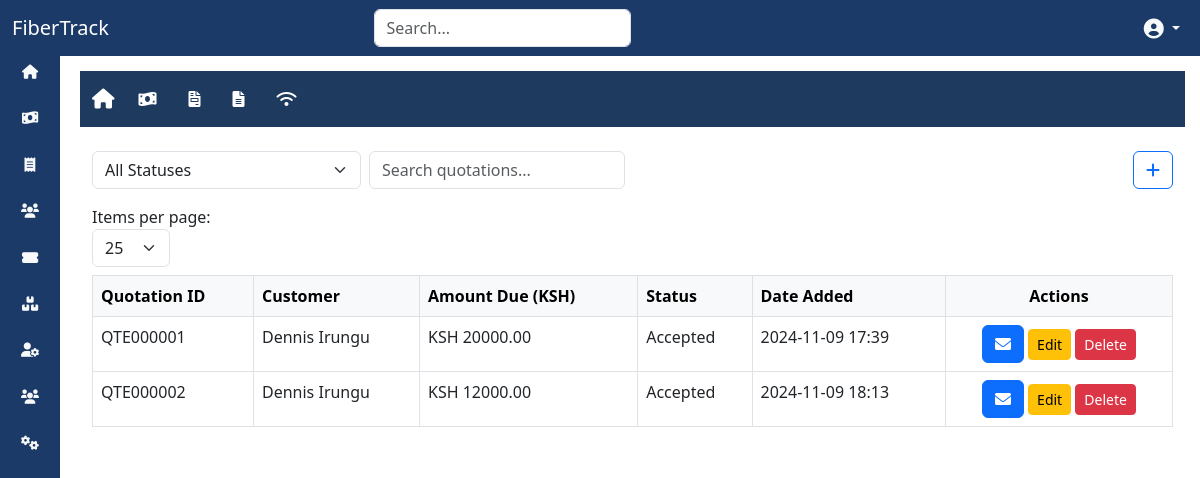
Before: /billing/quotations/ (signed in) with the older database file.
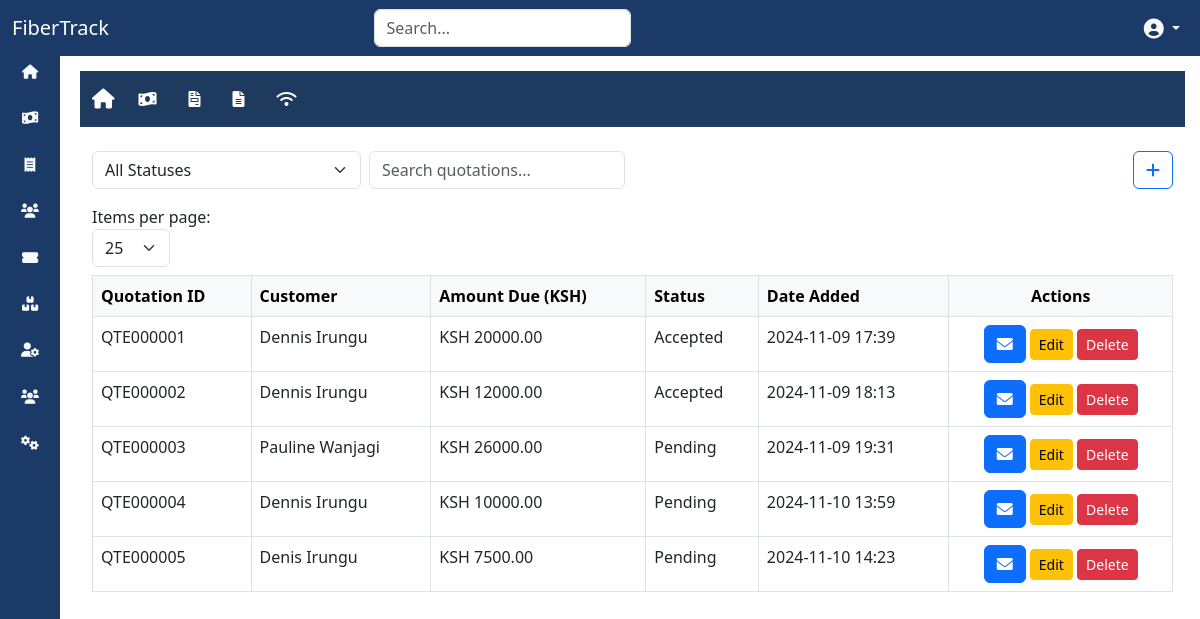
After: the same page with the newer database file.
### billing/models.py (models this page shows, shortened)
class Quotation(models.Model):
    quotation_id = models.CharField(max_length=20, unique=True, blank=True, editable=False)
    customer = models.ForeignKey('customers.Customer', on_delete=models.CASCADE, to_field='customer_id')
    amount_due = models.DecimalField(max_digits=10, decimal_places=2, default=0)
    status = models.CharField(
        max_length=10,
        choices=[('pending', 'Pending'), ('accepted', 'Accepted'), ('rejected', 'Rejected')],
        default='pending'
    )
    time_added = models.DateTimeField(auto_now_add=True)

### customers/models.py (models this page shows, shortened)
class Customer(models.Model):
    customer_id = models.CharField(max_length=20, unique=True, blank=True, db_index=True)  # Auto-generated field
    first_name = models.CharField(max_length=255)
    last_name = models.CharField(max_length=255)
    contact_number = models.CharField(max_length=20, blank=True, null=True)
    email = models.EmailField(blank=True, null=True)
    pppoe_username = models.CharField(max_length=50, blank=True)  # Can be autogenerated or manually adjusted
    pppoe_password = models.CharField(max_length=50, blank=True)  # Can be autogenerated or manually adjusted
    billing_address = models.TextField(blank=True, null=True)
    coordinates = models.CharField(max_length=50, blank=True, null=True, help_text="Format: 'latitude,longitude'")
    date_created = models.DateTimeField(auto_now_add=True)
    account_balance = models.DecimalField(max_digits=10, decimal_places=2, default=0)
    credit = models.DecimalField(max_digits=10, decimal_places=2, default=0)
    outstanding_amount = models.DecimalField(max_digits=10, decimal_places=2, default=0)
    subscription_plan = models.ForeignKey(
        SubscriptionPlan, on_delete=models.SET_NULL, null=True, blank=True, related_name='customers'
    )

### billing/views.py (the view)
# urls.py: path('quotations/', QuotationListView.as_view(), name='quotation_list'),
class QuotationListView(LoginRequiredMixin, ListView):
    model = Quotation
    template_name = 'billing/quotation_list.html'
    login_url = '/auth_app/login/'
    def get_queryset(self):
        queryset = super().get_queryset()
        query = self.request.GET.get('q')
        if query:
            queryset = queryset.filter(
                Q(customer__first_name__icontains=query) |
                Q(customer__last_name__icontains=query) |
                Q(id__icontains=query)
            )
        status = self.request.GET.get('status')
        if status and status != 'all':
            queryset = queryset.filter(status=status)
        sort_by = self.request.GET.get('sort_by', 'id')
        sort_order = self.request.GET.get('sort_order', 'asc')
        if sort_order == 'desc':
            sort_by = f'-{sort_by}'
        queryset = queryset.order_by(sort_by)
        return queryset
    def get_context_data(self, **kwargs):
        context = super().get_context_data(**kwargs)
        context['query'] = self.request.GET.get('q', '')
        context['status_filter'] = self.request.GET.get('status', 'all')
        context['sort_by'] = self.request.GET.get('sort_by', 'id')
        context['sort_order'] = self.request.GET.get('sort_order', 'asc')
        return context

### billing/templates/billing/quotation_list.html (shortened to what this page needs)
{% extends "base.html" %}
{% block content %}
{% include 'billing/billing_navbar.html' %}
<div class="container mt-4">
    <div class="d-flex justify-content-between align-items-center mb-3">
        <form method="get" class="d-flex w-50">
            <select name="status" class="form-select me-2" onchange="this.form.submit()">
                <option value="all" {% if status_filter == 'all' %}selected{% endif %}>All Statuses</option>
            </select>
            <input type="text" name="q" class="form-control me-2" placeholder="Search quotations..." value="{{ query }}" oninput="this.form.submit()">
        </form>
         <a class="btn btn-outline-primary" href="{% url 'select_customer' %}" title="Create new quotation">
                <i class="fas fa-plus"></i>
            </a>
    </div>
    <div class="mb-2">
        <label for="perPage" class="me-2">Items per page:</label>
        <select id="perPage" class="form-select w-auto" onchange="updatePagination()">
            <option value="25" {% if per_page == 25 %}selected{% endif %}>25</option>
        </select>
    </div>
    <div class="table-responsive">
        <table class="table table-bordered table-hover">
            <thead class="table-light">
                <tr>
                    <th>Quotation ID</th>
                    <th>Customer</th>
                    <th>Amount Due (KSH)</th>
                    <th>Status</th>
                    <th>Date Added</th>
                    <th class="text-center">Actions</th>
                </tr>
            </thead>
            <tbody id="quotationTableBody">
                {% for quotation in object_list %}
                <tr class="clickable-row" data-href="{% url 'quotation_detail' quotation.quotation_id %}">
                    <td>{{ quotation.quotation_id }}</td>
                    <td>{{ quotation.customer.first_name }} {{ quotation.customer.last_name }}</td>
                    <td>KSH {{ quotation.amount_due }}</td>
                    <td>{{ quotation.get_status_display }}</td>
                    <td>{{ quotation.time_added|date:"Y-m-d H:i" }}</td>
                    <td class="text-center">
                        <a href="{% url 'send_quotation_email' quotation.quotation_id %}" class="btn btn-primary">
                            <i class="fas fa-envelope"></i>
                        </a>
                        <a href="{% url 'quotation_update' quotation.quotation_id %}" class="btn btn-warning btn-sm">Edit</a>
                        <button type="button" class="btn btn-danger btn-sm" data-bs-toggle="modal" data-bs-target="#deleteQuotationModal{{ quotation.quotation_id }}">Delete</button>
                    </td>
                </tr>
                {% empty %}
                <tr>
                    <td colspan="6" class="text-center">No quotations found.</td>
                </tr>
                {% endfor %}
            </tbody>
        </table>
    </div>
</div>
{% endblock %}

### templates/base.html (shortened to what this page needs)
<!DOCTYPE html>
{% load static %}
<html lang="en">
<head>
    <link rel="stylesheet" href="{% static 'css/style.css' %}">
    <link href="https://cdn.jsdelivr.net/npm/bootstrap@5.3.0-alpha1/dist/css/bootstrap.min.css" rel="stylesheet">
    <link href="https://cdn.jsdelivr.net/npm/select2@4.1.0-rc.0/dist/css/select2.min.css" rel="stylesheet" />
    <link rel="stylesheet" href="https://cdnjs.cloudflare.com/ajax/libs/font-awesome/6.0.0-beta3/css/all.min.css">
</head>
<body>
    <nav class="navbar navbar-expand-lg navbar-dark sticky-top">
        <div class="container-fluid">
            <a class="navbar-brand" href="{% url 'customer_list' %}">FiberTrack</a>
            <form class="d-flex mx-auto" role="search">
                <input class="form-control me-2 search-bar" type="search" placeholder="Search..." aria-label="Search">
            </form>
            <ul class="navbar-nav ms-auto">
                <li class="nav-item dropdown">
                    <a class="nav-link dropdown-toggle" href="#" id="userDropdown" role="button" data-bs-toggle="dropdown" aria-expanded="false">
                        <i class="fas fa-user-circle fa-lg"></i>
                    </a>
                </li>
            </ul>
        </div>
    </nav>
    <div class="sidebar" id="sidebar">
        <a href="{% url 'customer_list' %}"><i class="fas fa-home"></i><span class="tooltip-text">Dashboard</span></a>
        <a href="{% url 'billing_dashboard' %}"><i class="fas fa-money-bill-wave"></i><span class="tooltip-text">Billing</span></a>
        <a href="{% url 'expense_dashboard' %}"><i class="fas fa-receipt"></i><span class="tooltip-text">Expenses</span></a>
        <a href="{% url 'customer_list' %}"><i class="fas fa-users"></i><span class="tooltip-text">Customers</span></a>
        <a href="{% url 'customer_list' %}"><i class="fas fa-ticket-alt"></i><span class="tooltip-text">Tickets</span></a>
        <a href="{% url 'product_list' %}"><i class="fas fa-boxes"></i><span class="tooltip-text">Inventory</span></a>
        <a href="{% url 'user_list' %}"><i class="fas fa-user-cog"></i><span class="tooltip-text">Auth app</span></a>
        <a href="{% url 'hr_dashboard' %}"><i class="fas fa-users"></i><span class="tooltip-text">HR</span></a>
        <a href="{% url 'settings_view' %}"><i class="fas fa-cogs"></i><span class="tooltip-text">Settings</span></a>
    </div>
    <div class="main-content" id="main-content">
        {% block content %}{% endblock %}
    </div>
</body>
</html>

### billing/templates/billing/billing_navbar.html (shortened to what this page needs)
<nav class="navbar navbar-expand-lg" style="background-color: #1e3a5f;">
  <div class="container-fluid">
    <a class="navbar-brand text-white" href="{% url 'billing_dashboard' %}" data-bs-toggle="tooltip" title="Dashboard">
      <i class="fas fa-home"></i>
    </a>
    <div class="collapse navbar-collapse" id="navbarNav">
      <ul class="navbar-nav me-auto mb-2 mb-lg-0">
        <li class="nav-item me-3">
                    <a class="nav-link text-white" href="{% url 'payment_list' %}" data-bs-toggle="tooltip" title="Payments">
                        <i class="fas fa-money-bill-wave"></i>
                    </a>
                </li>
          <li class="nav-item me-3">
          <a class="nav-link text-white" href="{% url 'invoice_list' %}" data-bs-toggle="tooltip" title="Invoices">
            <i class="fas fa-file-invoice"></i>
          </a>
        </li>
        <li class="nav-item me-3">
          <a class="nav-link text-white" href="{% url 'quotation_list' %}" data-bs-toggle="tooltip" title="Quotations">
            <i class="fas fa-file-alt"></i>
          </a>
        </li>
        <li class="nav-item me-3">
          <a class="nav-link text-white" href="{% url 'services:subscription_plan_list' %}" data-bs-toggle="tooltip" title="Subscription Plans">
            <i class="fas fa-wifi"></i>
          </a>
        </li>
      </ul>
    </div>
  </div>
</nav>

### static/css/style.css (style rules this page uses)
:root { --dark-blue: #1b3a67; --dark-red: #8b0000; --light-gray: #f8f9fa; }
body { background-color: var(--light-gray); }
.navbar { background-color: var(--dark-blue); }
.navbar-brand { color: var(--light-gray); font-size: 1.2rem; }
.navbar-nav .nav-link { color: var(--light-gray); }
.search-bar { border: 1px solid var(--light-gray); background-color: #ffffff; border-radius: 20px; padding: 3px 10px; }
.sidebar { height: 100vh; background-color: var(--dark-blue); position: fixed; top: 40px; left: 0; width: 60px; padding-top: 10px; overflow-x: hidden; transition: all 0.3s ease-in-out; }
.sidebar a { color: var(--light-gray); display: block; text-align: center; padding: 15px 0; font-size: 0.6rem; position: relative; }
.sidebar i { font-size: 0.9rem; margin-bottom: 1px; }
.main-content { margin-left: 65px; padding: 15px; transition: margin-left 0.3s ease-in-out; }
form input, form select, form textarea { border: 1px solid #ced4da; border-radius: 5px; padding: 10px; box-shadow: none; transition: border-color 0.3s ease, box-shadow 0.3s ease; }
button { border-radius: 5px; transition: all 0.3s ease; }

Changed rows visible on the page:
added Quotation: quotation_id "QTE000003", customer.first_name "Pauline", customer.last_name "Wanjagi", amount_due "26000.00", status "Pending", time_added "2024-11-09 19:31"
added Quotation: quotation_id "QTE000004", customer.first_name "Dennis", customer.last_name "Irungu", amount_due "10000.00", status "Pending", time_added "2024-11-10 13:59"
added Quotation: quotation_id "QTE000005", customer.first_name "Denis", customer.last_name "Irungu", amount_due "7500.00", status "Pending", time_added "2024-11-10 14:23"
